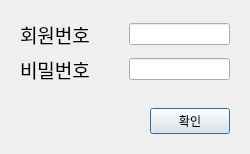
<?xml version="1.0" encoding="UTF-8"?>
<ui version="4.0">
 <class>Dialog</class>
 <widget class="QDialog" name="Dialog">
  <property name="geometry">
   <rect>
    <x>0</x>
    <y>0</y>
    <width>250</width>
    <height>101</height>
   </rect>
  </property>
  <property name="windowTitle">
   <string>Dialog</string>
  </property>
  <layout class="QGridLayout" name="gridLayout">
   <item row="0" column="1">
    <widget class="QGroupBox" name="groupBox">
     <property name="styleSheet">
      <string notr="true">QGroupBox{
	border : 0px
}</string>
     </property>
     <property name="title">
      <string/>
     </property>
     <layout class="QGridLayout" name="gridLayout_2">
      <item row="0" column="1">
       <spacer name="horizontalSpacer">
        <property name="orientation">
         <enum>Qt::Horizontal</enum>
        </property>
        <property name="sizeHint" stdset="0">
         <size>
          <width>40</width>
          <height>20</height>
         </size>
        </property>
       </spacer>
      </item>
      <item row="0" column="0">
       <widget class="QLabel" name="label">
        <property name="font">
         <font>
          <family>나눔바른고딕OTF</family>
          <pointsize>14</pointsize>
         </font>
        </property>
        <property name="text">
         <string>회원번호</string>
        </property>
       </widget>
      </item>
      <item row="0" column="2">
       <widget class="QLineEdit" name="lineEdit"/>
      </item>
      <item row="1" column="0">
       <widget class="QLabel" name="label_2">
        <property name="font">
         <font>
          <family>나눔바른고딕OTF</family>
          <pointsize>14</pointsize>
         </font>
        </property>
        <property name="text">
         <string>비밀번호</string>
        </property>
       </widget>
      </item>
      <item row="1" column="2">
       <widget class="QLineEdit" name="lineEdit_2">
        <property name="font">
         <font>
          <strikeout>false</strikeout>
         </font>
        </property>
        <property name="echoMode">
         <enum>QLineEdit::Password</enum>
        </property>
       </widget>
      </item>
     </layout>
    </widget>
   </item>
   <item row="1" column="1">
    <widget class="QGroupBox" name="groupBox_2">
     <property name="styleSheet">
      <string notr="true">QGroupBox{
	border : 0px
}</string>
     </property>
     <property name="title">
      <string/>
     </property>
     <layout class="QGridLayout" name="gridLayout_3">
      <item row="0" column="1">
       <widget class="QPushButton" name="pushButton">
        <property name="text">
         <string>확인</string>
        </property>
       </widget>
      </item>
      <item row="0" column="0">
       <spacer name="horizontalSpacer_2">
        <property name="orientation">
         <enum>Qt::Horizontal</enum>
        </property>
        <property name="sizeHint" stdset="0">
         <size>
          <width>40</width>
          <height>20</height>
         </size>
        </property>
       </spacer>
      </item>
     </layout>
    </widget>
   </item>
  </layout>
 </widget>
 <resources/>
 <connections/>
</ui>
